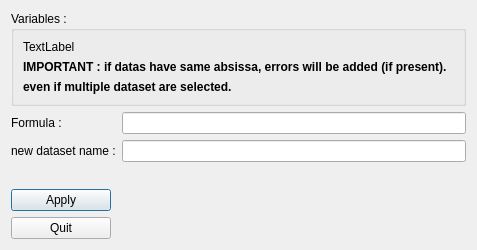
<?xml version="1.0" encoding="UTF-8"?>
<ui version="4.0">
 <class>Calculator</class>
 <widget class="QDialog" name="Calculator">
  <property name="windowModality">
   <enum>Qt::WindowModal</enum>
  </property>
  <property name="geometry">
   <rect>
    <x>0</x>
    <y>0</y>
    <width>400</width>
    <height>250</height>
   </rect>
  </property>
  <property name="windowTitle">
   <string>Calculator</string>
  </property>
  <layout class="QVBoxLayout" name="verticalLayout">
   <item>
    <widget class="QGroupBox" name="groupBox">
     <property name="title">
      <string>Variables :</string>
     </property>
     <layout class="QVBoxLayout" name="verticalLayout_2">
      <item>
       <widget class="QLabel" name="lblVariables">
        <property name="text">
         <string>TextLabel</string>
        </property>
       </widget>
      </item>
      <item>
       <widget class="QLabel" name="label">
        <property name="font">
         <font>
          <weight>75</weight>
          <bold>true</bold>
         </font>
        </property>
        <property name="text">
         <string>IMPORTANT : if datas have same absissa, errors will be added (if present).  </string>
        </property>
       </widget>
      </item>
      <item>
       <widget class="QLabel" name="label_4">
        <property name="font">
         <font>
          <weight>75</weight>
          <bold>true</bold>
         </font>
        </property>
        <property name="text">
         <string>even if multiple dataset are selected. </string>
        </property>
       </widget>
      </item>
     </layout>
    </widget>
   </item>
   <item>
    <layout class="QFormLayout" name="formLayout">
     <item row="0" column="0">
      <widget class="QLabel" name="label_2">
       <property name="text">
        <string>Formula :</string>
       </property>
      </widget>
     </item>
     <item row="0" column="1">
      <widget class="QLineEdit" name="EditFormula"/>
     </item>
     <item row="1" column="0">
      <widget class="QLabel" name="label_3">
       <property name="text">
        <string>new dataset name :</string>
       </property>
      </widget>
     </item>
     <item row="1" column="1">
      <widget class="QLineEdit" name="EditNewName"/>
     </item>
    </layout>
   </item>
   <item>
    <widget class="QPushButton" name="btnApply">
     <property name="maximumSize">
      <size>
       <width>100</width>
       <height>16777215</height>
      </size>
     </property>
     <property name="text">
      <string>Apply</string>
     </property>
    </widget>
   </item>
   <item>
    <widget class="QPushButton" name="btnQuit">
     <property name="maximumSize">
      <size>
       <width>100</width>
       <height>16777215</height>
      </size>
     </property>
     <property name="text">
      <string>Quit</string>
     </property>
    </widget>
   </item>
  </layout>
 </widget>
 <resources/>
 <connections/>
</ui>
